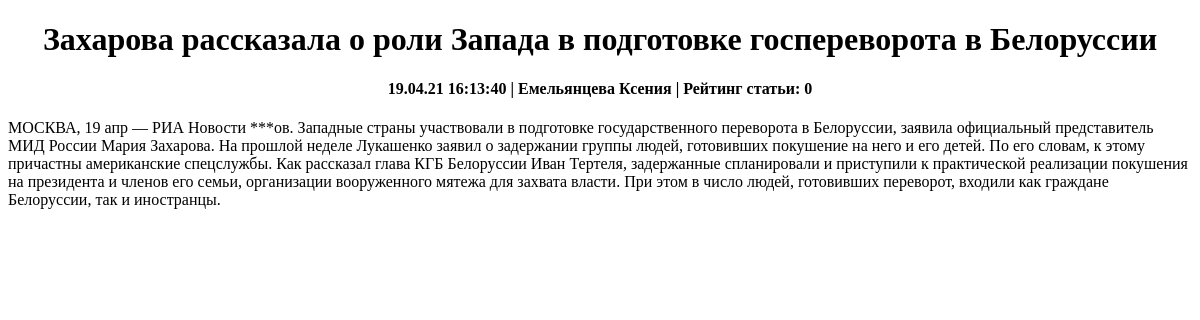
The app's page /news/119, older data.
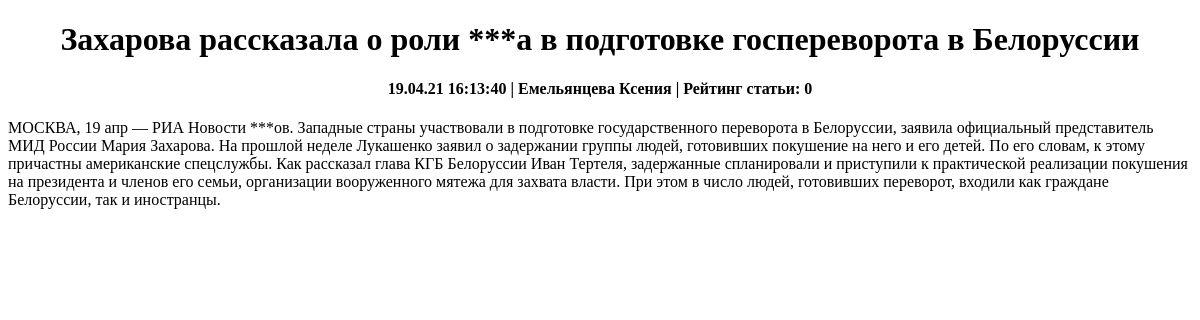
The same page, newer data.
### news/models.py (models this page shows, shortened)
class Post(models.Model):
    authorID = models.ForeignKey(Author, on_delete=models.CASCADE, related_name='authorposts')
    type = models.CharField(max_length=2, choices=CONTENT, default='NW')
    createdAt = models.DateTimeField(auto_now_add=True)
    heading = models.CharField(max_length=255)
    content = models.TextField()
    rating = models.IntegerField(default=0)
    categories = models.ManyToManyField(Category, through='PostCategory')

class Author(models.Model):
    userID = models.OneToOneField(User, on_delete=models.CASCADE)
    rating = models.IntegerField(default=0)

### news/views.py (the view)
# urls.py: path('<int:pk>', PostDetail.as_view()),
class PostDetail(DetailView):
    model = Post  # модель всё та же, но мы хотим получать детали конкретно отдельного товара
    template_name = 'post.html'  # название шаблона будет product.html
    context_object_name = 'post'  # название объекта. в нём будет

### news/templatetags/custom_filters.py (called while the page is built)
@register.filter(name='Censor')
def Censor(value):
    res = value
    if isinstance(value, str):
        for word in bad_words:
            res = str(res).replace(word, '***')
        return res

### templates/post.html (shortened to what this page needs)
{% extends 'default.html' %}
{% load custom_filters %}
{% block content %}
<h1 style="text-align: center;">{{ post.heading|Censor }}</h1>
<h4 style="text-align: center;">{{ post.createdAt|date:'d.m.y H:i:s' }} | {{ post.authorID.userID.last_name }} {{ post.authorID.userID.first_name }} | Рейтинг статьи: {{ post.rating }}</h4>
<p>
{{ post.content|Censor }}
</p>
{% endblock content %}

Row changes from the older to the newer data that the page shows:
changed Post "Емельянцева": heading|Censor "Захарова рассказала о роли Запада в подготовке госпереворота в Белоруссии" → "Захарова рассказала о роли ***а в подготовке госпереворота в Белоруссии"
